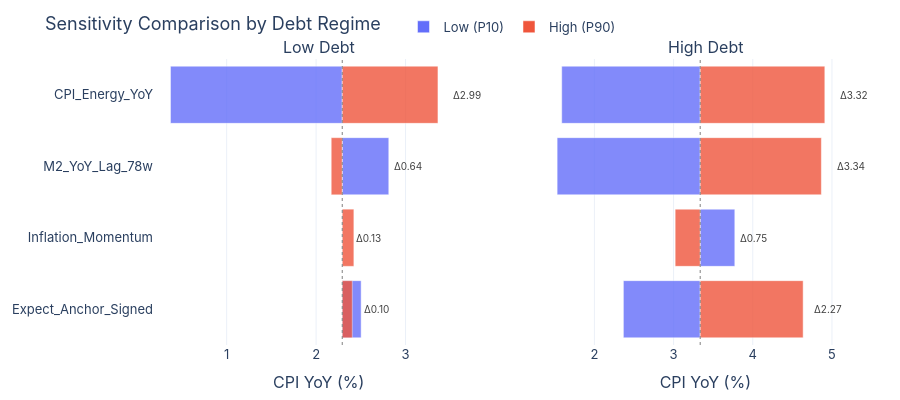
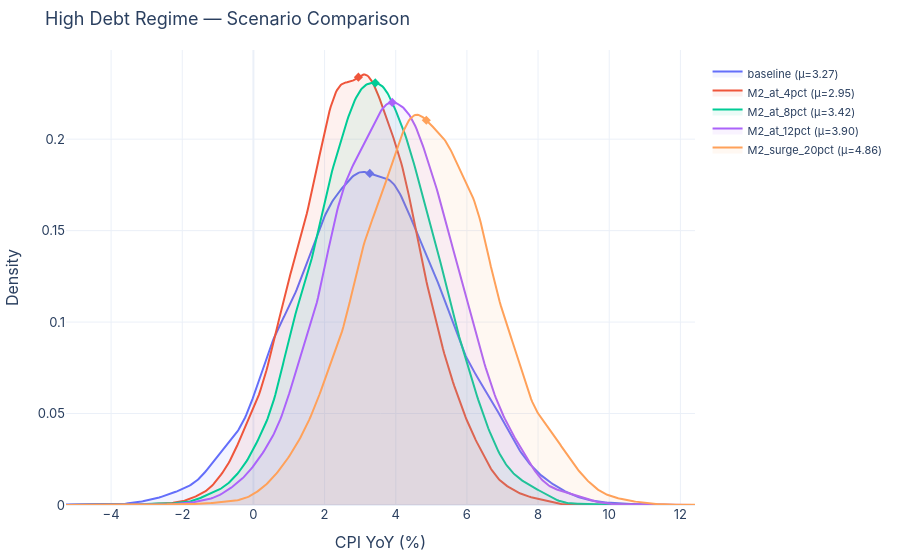
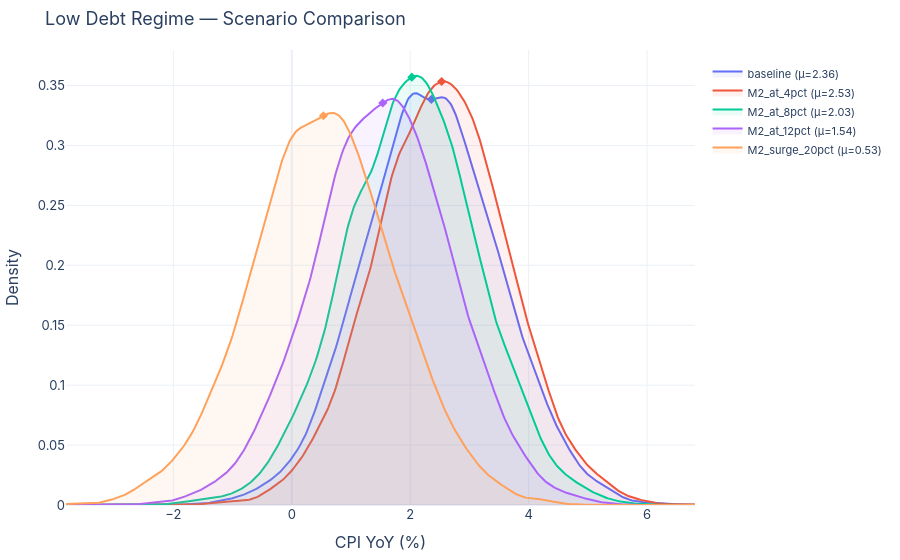
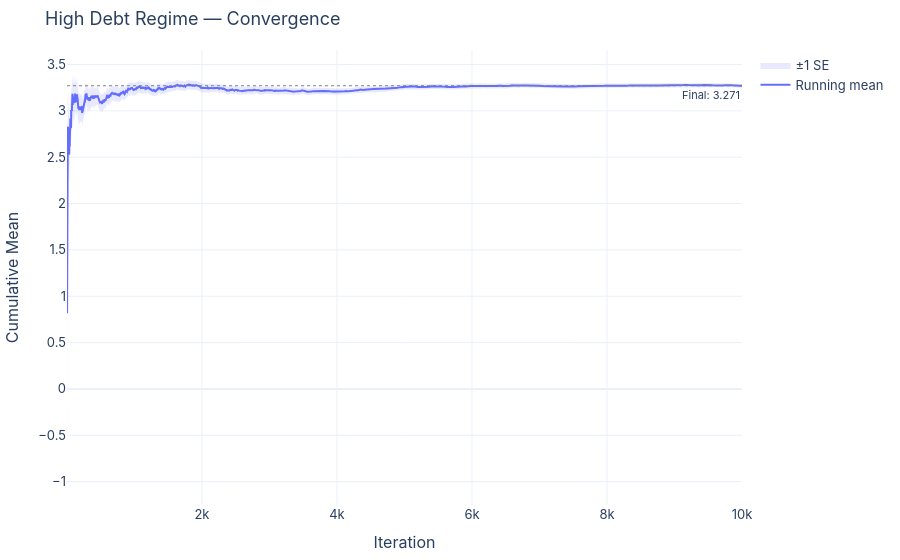

Notebook code for these charts, in order:
### Code cell
# ===== VISUALIZATION =====
from ResearchFramework.plotter import SimulationPlotter
plot = SimulationPlotter()

# 1. Scenario comparison — overlaid KDEs for both regimes
high_scenario_results = sims["High"].compare_scenarios(scenarios)
low_scenario_results = sims["Low"].compare_scenarios(scenarios)

# 2. Side-by-side tornado charts
fig = plot.tornado_comparison(
    [tornado_low, tornado_high],
    ["Low Debt", "High Debt"],
    outcome_label="CPI YoY (%)",
    title="Sensitivity Comparison by Debt Regime",
)
fig.show()
fig.write_image("charts/tornado_comparison.png", scale=2)

# 3. Scenario KDE comparison — High debt regime
fig = plot.scenario_comparison(
    high_scenario_results,
    outcome_label="CPI YoY (%)",
    title="High Debt Regime — Scenario Comparison",
)
fig.show()
fig.write_image("charts/high_debt_scenarios.png", scale=2)

# 4. Scenario KDE comparison — Low debt regime
fig = plot.scenario_comparison(
    low_scenario_results,
    outcome_label="CPI YoY (%)",
    title="Low Debt Regime — Scenario Comparison",
)
fig.show()
fig.write_image("charts/low_debt_scenarios.png", scale=2)

# 5. Convergence check
high_baseline = high_scenario_results["baseline"]
fig = plot.convergence_plot(
    high_baseline.outcomes,
    title="High Debt Regime — Convergence",
)
fig.show()
fig.write_image("charts/convergence_high.png", scale=2)

# 5. Convergence check
low_baseline = low_scenario_results["baseline"]
fig = plot.convergence_plot(
    low_baseline.outcomes,
    title="Low Debt Regime — Convergence",
)
fig.show()
fig.write_image("charts/convergence_low.png", scale=2)

# 6. Convergence diagnostics
for label, sim in sims.items():
    result = sim.run()
    conv = sim.check_convergence(result)
    print(f"\n{label} regime convergence:")
    for k, v in conv.items():
        print(f"  {k}: {v}")

### Figure 1 — Plotly figure (JSON) as saved in the notebook; plotly's stock layout.template omitted (floating-point values rounded to 4 significant figures)
{"data": [{"base": 2.292, "hovertemplate": "<b>%{y}</b><br>Outcome: %{x:.2f}<extra></extra>", "marker": {"color": "#636EFA", "opacity": 0.8}, "name": "Low (P10)", "orientation": "h", "showlegend": true, "type": "bar", "x": [0.2115, -0.001468, 0.5206, -1.92], "xaxis": "x", "y": ["Expect_Anchor_Signed", "Inflation_Momentum", "M2_YoY_Lag_78w", "CPI_Energy_YoY"], "yaxis": "y"}, {"base": 2.292, "hovertemplate": "<b>%{y}</b><br>Outcome: %{x:.2f}<extra></extra>", "marker": {"color": "#EF553B", "opacity": 0.8}, "name": "High (P90)", "orientation": "h", "showlegend": true, "type": "bar", "x": [0.1125, 0.1303, -0.1235, 1.07], "xaxis": "x", "y": ["Expect_Anchor_Signed", "Inflation_Momentum", "M2_YoY_Lag_78w", "CPI_Energy_YoY"], "yaxis": "y"}, {"base": 3.336, "hovertemplate": "<b>%{y}</b><br>Outcome: %{x:.2f}<extra></extra>", "marker": {"color": "#636EFA", "opacity": 0.8}, "orientation": "h", "showlegend": false, "type": "bar", "x": [0.4374, -0.97, -1.749, -1.807], "xaxis": "x2", "y": ["Inflation_Momentum", "Expect_Anchor_Signed", "CPI_Energy_YoY", "M2_YoY_Lag_78w"], "yaxis": "y2"}, {"base": 3.336, "hovertemplate": "<b>%{y}</b><br>Outcome: %{x:.2f}<extra></extra>", "marker": {"color": "#EF553B", "opacity": 0.8}, "orientation": "h", "showlegend": false, "type": "bar", "x": [-0.3162, 1.3, 1.574, 1.53], "xaxis": "x2", "y": ["Inflation_Momentum", "Expect_Anchor_Signed", "CPI_Energy_YoY", "M2_YoY_Lag_78w"], "yaxis": "y2"}], "layout": {"annotations": [{"font": {"size": 16}, "showarrow": false, "text": "Low Debt", "x": 0.23, "xanchor": "center", "xref": "paper", "y": 1, "yanchor": "bottom", "yref": "paper"}, {"font": {"size": 16}, "showarrow": false, "text": "High Debt", "x": 0.77, "xanchor": "center", "xref": "paper", "y": 1, "yanchor": "bottom", "yref": "paper"}, {"font": {"color": "#444", "size": 10}, "showarrow": false, "text": "Δ0.10", "x": 2.509, "xanchor": "left", "xref": "x", "y": "Expect_Anchor_Signed", "yref": "y"}, {"font": {"color": "#444", "size": 10}, "showarrow": false, "text": "Δ0.13", "x": 2.429, "xanchor": "left", "xref": "x", "y": "Inflation_Momentum", "yref": "y"}, {"font": {"color": "#444", "size": 10}, "showarrow": false, "text": "Δ0.64", "x": 2.845, "xanchor": "left", "xref": "x", "y": "M2_YoY_Lag_78w", "yref": "y"}, {"font": {"color": "#444", "size": 10}, "showarrow": false, "text": "Δ2.99", "x": 3.512, "xanchor": "left", "xref": "x", "y": "CPI_Energy_YoY", "yref": "y"}, {"font": {"color": "#444", "size": 10}, "showarrow": false, "text": "Δ0.75", "x": 3.811, "xanchor": "left", "xref": "x2", "y": "Inflation_Momentum", "yref": "y2"}, {"font": {"color": "#444", "size": 10}, "showarrow": false, "text": "Δ2.27", "x": 4.749, "xanchor": "left", "xref": "x2", "y": "Expect_Anchor_Signed", "yref": "y2"}, {"font": {"color": "#444", "size": 10}, "showarrow": false, "text": "Δ3.32", "x": 5.076, "xanchor": "left", "xref": "x2", "y": "CPI_Energy_YoY", "yref": "y2"}, {"font": {"color": "#444", "size": 10}, "showarrow": false, "text": "Δ3.34", "x": 5.033, "xanchor": "left", "xref": "x2", "y": "M2_YoY_Lag_78w", "yref": "y2"}], "barmode": "overlay", "font": {"family": "Inter, system-ui, sans-serif", "size": 13}, "height": 400, "hoverlabel": {"font": {"size": 12}}, "legend": {"orientation": "h", "x": 0.5, "xanchor": "center", "y": 1.06, "yanchor": "bottom"}, "margin": {"b": 50, "l": 60, "r": 30, "t": 50}, "shapes": [{"line": {"color": "gray", "dash": "dot", "width": 1}, "type": "line", "x0": 2.292, "x1": 2.292, "xref": "x", "y0": 0, "y1": 1, "yref": "y domain"}, {"line": {"color": "gray", "dash": "dot", "width": 1}, "type": "line", "x0": 3.336, "x1": 3.336, "xref": "x2", "y0": 0, "y1": 1, "yref": "y2 domain"}], "title": {"text": "Sensitivity Comparison by Debt Regime"}, "width": 900, "xaxis": {"anchor": "y", "domain": [0, 0.46], "title": {"text": "CPI YoY (%)"}}, "xaxis2": {"anchor": "y2", "domain": [0.54, 1], "title": {"text": "CPI YoY (%)"}}, "yaxis": {"anchor": "x", "domain": [0, 1]}, "yaxis2": {"anchor": "x2", "domain": [0, 1], "matches": "y", "showticklabels": false}}}

### Figure 2 — Plotly figure (JSON) as saved in the notebook; plotly's stock layout.template omitted (floating-point values rounded to 4 significant figures; data arrays with more than 128 entries replaced by an {"elided": "..."} marker saying what was removed)
{"data": [{"fill": "tozeroy", "fillcolor": "rgba(99,110,250,0.08)", "hovertemplate": "baseline<br>%{x:.2f}: density=%{y:.4f}<extra></extra>", "line": {"color": "#636EFA", "width": 2}, "mode": "lines", "name": "baseline (μ=3.27)", "type": "scatter", "x": {"elided": "500 float values"}, "y": {"elided": "500 float values"}}, {"hovertemplate": "baseline mean: 3.27<extra></extra>", "marker": {"color": "#636EFA", "size": 7, "symbol": "diamond"}, "mode": "markers", "showlegend": false, "type": "scatter", "x": [3.271], "y": [0.1813]}, {"fill": "tozeroy", "fillcolor": "rgba(239,85,59,0.08)", "hovertemplate": "M2_at_4pct<br>%{x:.2f}: density=%{y:.4f}<extra></extra>", "line": {"color": "#EF553B", "width": 2}, "mode": "lines", "name": "M2_at_4pct (μ=2.95)", "type": "scatter", "x": {"elided": "500 float values"}, "y": {"elided": "500 float values"}}, {"hovertemplate": "M2_at_4pct mean: 2.95<extra></extra>", "marker": {"color": "#EF553B", "size": 7, "symbol": "diamond"}, "mode": "markers", "showlegend": false, "type": "scatter", "x": [2.95], "y": [0.2339]}, {"fill": "tozeroy", "fillcolor": "rgba(0,204,150,0.08)", "hovertemplate": "M2_at_8pct<br>%{x:.2f}: density=%{y:.4f}<extra></extra>", "line": {"color": "#00CC96", "width": 2}, "mode": "lines", "name": "M2_at_8pct (μ=3.42)", "type": "scatter", "x": {"elided": "500 float values"}, "y": {"elided": "500 float values"}}, {"hovertemplate": "M2_at_8pct mean: 3.42<extra></extra>", "marker": {"color": "#00CC96", "size": 7, "symbol": "diamond"}, "mode": "markers", "showlegend": false, "type": "scatter", "x": [3.425], "y": [0.2308]}, {"fill": "tozeroy", "fillcolor": "rgba(171,99,250,0.08)", "hovertemplate": "M2_at_12pct<br>%{x:.2f}: density=%{y:.4f}<extra></extra>", "line": {"color": "#AB63FA", "width": 2}, "mode": "lines", "name": "M2_at_12pct (μ=3.90)", "type": "scatter", "x": {"elided": "500 float values"}, "y": {"elided": "500 float values"}}, {"hovertemplate": "M2_at_12pct mean: 3.90<extra></extra>", "marker": {"color": "#AB63FA", "size": 7, "symbol": "diamond"}, "mode": "markers", "showlegend": false, "type": "scatter", "x": [3.902], "y": [0.2201]}, {"fill": "tozeroy", "fillcolor": "rgba(255,161,90,0.08)", "hovertemplate": "M2_surge_20pct<br>%{x:.2f}: density=%{y:.4f}<extra></extra>", "line": {"color": "#FFA15A", "width": 2}, "mode": "lines", "name": "M2_surge_20pct (μ=4.86)", "type": "scatter", "x": {"elided": "500 float values"}, "y": {"elided": "500 float values"}}, {"hovertemplate": "M2_surge_20pct mean: 4.86<extra></extra>", "marker": {"color": "#FFA15A", "size": 7, "symbol": "diamond"}, "mode": "markers", "showlegend": false, "type": "scatter", "x": [4.859], "y": [0.2104]}], "layout": {"font": {"family": "Inter, system-ui, sans-serif", "size": 13}, "hoverlabel": {"font": {"size": 12}}, "legend": {"font": {"size": 11}, "orientation": "v", "x": 1.02, "y": 0.98, "yanchor": "top"}, "margin": {"b": 50, "l": 60, "r": 30, "t": 50}, "title": {"text": "High Debt Regime — Scenario Comparison"}, "xaxis": {"title": {"text": "CPI YoY (%)"}}, "yaxis": {"title": {"text": "Density"}}}}

### Figure 3 — Plotly figure (JSON) as saved in the notebook; plotly's stock layout.template omitted (floating-point values rounded to 4 significant figures; data arrays with more than 128 entries replaced by an {"elided": "..."} marker saying what was removed)
{"data": [{"fill": "tozeroy", "fillcolor": "rgba(99,110,250,0.08)", "hovertemplate": "baseline<br>%{x:.2f}: density=%{y:.4f}<extra></extra>", "line": {"color": "#636EFA", "width": 2}, "mode": "lines", "name": "baseline (μ=2.36)", "type": "scatter", "x": {"elided": "500 float values"}, "y": {"elided": "500 float values"}}, {"hovertemplate": "baseline mean: 2.36<extra></extra>", "marker": {"color": "#636EFA", "size": 7, "symbol": "diamond"}, "mode": "markers", "showlegend": false, "type": "scatter", "x": [2.357], "y": [0.3384]}, {"fill": "tozeroy", "fillcolor": "rgba(239,85,59,0.08)", "hovertemplate": "M2_at_4pct<br>%{x:.2f}: density=%{y:.4f}<extra></extra>", "line": {"color": "#EF553B", "width": 2}, "mode": "lines", "name": "M2_at_4pct (μ=2.53)", "type": "scatter", "x": {"elided": "500 float values"}, "y": {"elided": "500 float values"}}, {"hovertemplate": "M2_at_4pct mean: 2.53<extra></extra>", "marker": {"color": "#EF553B", "size": 7, "symbol": "diamond"}, "mode": "markers", "showlegend": false, "type": "scatter", "x": [2.53], "y": [0.3533]}, {"fill": "tozeroy", "fillcolor": "rgba(0,204,150,0.08)", "hovertemplate": "M2_at_8pct<br>%{x:.2f}: density=%{y:.4f}<extra></extra>", "line": {"color": "#00CC96", "width": 2}, "mode": "lines", "name": "M2_at_8pct (μ=2.03)", "type": "scatter", "x": {"elided": "500 float values"}, "y": {"elided": "500 float values"}}, {"hovertemplate": "M2_at_8pct mean: 2.03<extra></extra>", "marker": {"color": "#00CC96", "size": 7, "symbol": "diamond"}, "mode": "markers", "showlegend": false, "type": "scatter", "x": [2.028], "y": [0.357]}, {"fill": "tozeroy", "fillcolor": "rgba(171,99,250,0.08)", "hovertemplate": "M2_at_12pct<br>%{x:.2f}: density=%{y:.4f}<extra></extra>", "line": {"color": "#AB63FA", "width": 2}, "mode": "lines", "name": "M2_at_12pct (μ=1.54)", "type": "scatter", "x": {"elided": "500 float values"}, "y": {"elided": "500 float values"}}, {"hovertemplate": "M2_at_12pct mean: 1.54<extra></extra>", "marker": {"color": "#AB63FA", "size": 7, "symbol": "diamond"}, "mode": "markers", "showlegend": false, "type": "scatter", "x": [1.536], "y": [0.3355]}, {"fill": "tozeroy", "fillcolor": "rgba(255,161,90,0.08)", "hovertemplate": "M2_surge_20pct<br>%{x:.2f}: density=%{y:.4f}<extra></extra>", "line": {"color": "#FFA15A", "width": 2}, "mode": "lines", "name": "M2_surge_20pct (μ=0.53)", "type": "scatter", "x": {"elided": "500 float values"}, "y": {"elided": "500 float values"}}, {"hovertemplate": "M2_surge_20pct mean: 0.53<extra></extra>", "marker": {"color": "#FFA15A", "size": 7, "symbol": "diamond"}, "mode": "markers", "showlegend": false, "type": "scatter", "x": [0.5343], "y": [0.3248]}], "layout": {"font": {"family": "Inter, system-ui, sans-serif", "size": 13}, "hoverlabel": {"font": {"size": 12}}, "legend": {"font": {"size": 11}, "orientation": "v", "x": 1.02, "y": 0.98, "yanchor": "top"}, "margin": {"b": 50, "l": 60, "r": 30, "t": 50}, "title": {"text": "Low Debt Regime — Scenario Comparison"}, "xaxis": {"title": {"text": "CPI YoY (%)"}}, "yaxis": {"title": {"text": "Density"}}}}

### Figure 4 — Plotly figure (JSON) as saved in the notebook; plotly's stock layout.template omitted (floating-point values rounded to 4 significant figures; data arrays with more than 128 entries replaced by an {"elided": "..."} marker saying what was removed)
{"data": [{"fill": "toself", "fillcolor": "rgba(99,110,250,0.15)", "hoverinfo": "skip", "line": {"width": 0}, "name": "±1 SE", "type": "scatter", "x": {"elided": "20000 int values"}, "y": {"elided": "20000 float values"}}, {"hovertemplate": "n=%{x:,}<br>mean=%{y:.3f}<extra></extra>", "line": {"color": "#636EFA", "width": 2}, "mode": "lines", "name": "Running mean", "type": "scatter", "x": {"elided": "10000 int values"}, "y": {"elided": "10000 float values"}}], "layout": {"annotations": [{"font": {"size": 11}, "showarrow": false, "text": "Final: 3.271", "x": 1, "xanchor": "right", "xref": "x domain", "y": 3.271, "yanchor": "top", "yref": "y"}], "font": {"family": "Inter, system-ui, sans-serif", "size": 13}, "hoverlabel": {"font": {"size": 12}}, "margin": {"b": 50, "l": 60, "r": 30, "t": 50}, "shapes": [{"line": {"color": "gray", "dash": "dot", "width": 1}, "type": "line", "x0": 0, "x1": 1, "xref": "x domain", "y0": 3.271, "y1": 3.271, "yref": "y"}], "title": {"text": "High Debt Regime — Convergence"}, "xaxis": {"title": {"text": "Iteration"}}, "yaxis": {"title": {"text": "Cumulative Mean"}}}}
